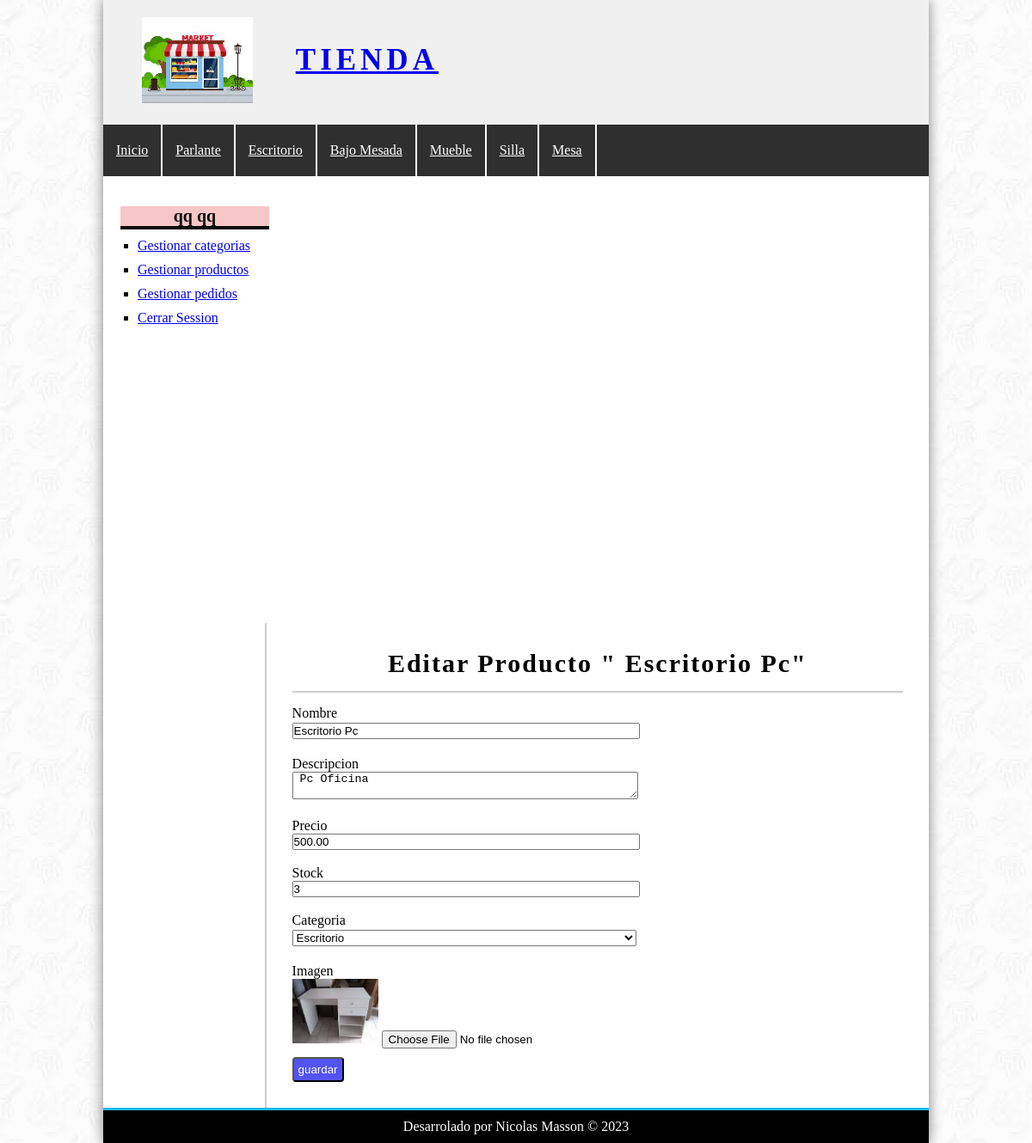
/?controller=producto&accion=editar&id=19 (signed in), run on an earlier commit of the app's database.
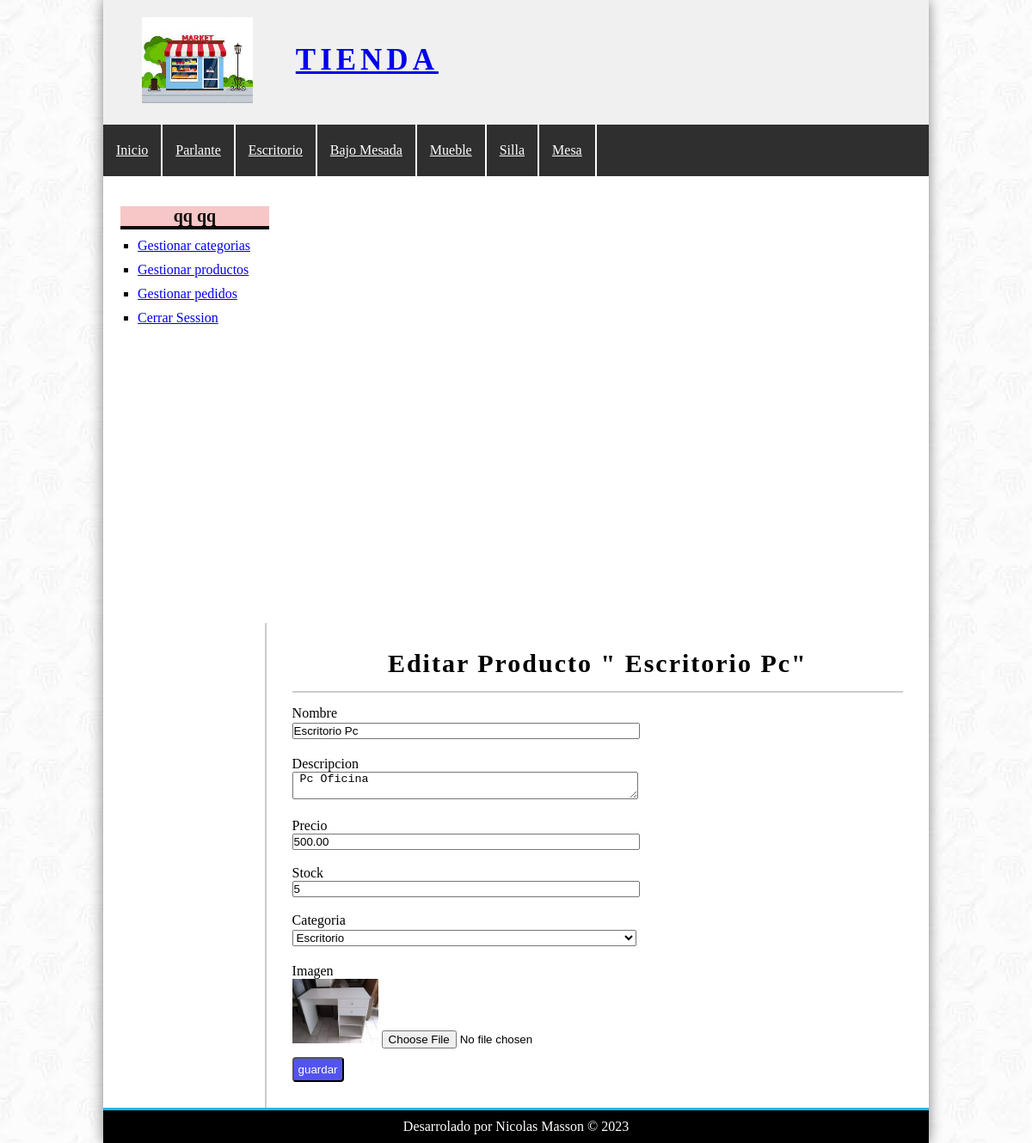
And on a later commit of the database.
### tables this page shows
CREATE TABLE `productos` (
  `id_Producto` int(11) NOT NULL,
  `id_Categoria` int(11) NOT NULL,
  `nombre` varchar(100) NOT NULL,
  `descripcion` text DEFAULT NULL,
  `precio` float(100,2) NOT NULL,
  `stock` int(100) NOT NULL,
  `fecha` date NOT NULL,
  `imagen` varchar(100) NOT NULL
);

CREATE TABLE `categorias` (
  `id_Categoria` int(11) NOT NULL,
  `nombre` varchar(100) NOT NULL
);

### config/bd.php (called while the page is built)
<?php
class Database{
    public static function conectar(){
        $bd=new mysqli('localhost','root','','tienda');
        $bd->query("SET NAMES 'utf8'");
        return $bd;
    }
}
?>

### models/producto.php (called while the page is built, shortened)
<?php
require_once 'config/bd.php';
class Producto
{
	private $id_Producto;
	private $bd;
	public function __construct()
	{
		$this->bd = Database::conectar();
	}
	function getId_Producto()
	{
		return $this->id_Producto;
	}
	function setId_Producto($id_Producto)
	{
		$this->id_Producto = $id_Producto;
	}
	public function getProducto()
	{
		$getProducto = $this->bd->query("SELECT * FROM productos WHERE id_Producto={$this->getId_Producto()}");
		return $getProducto->fetch_object();
	}
}
?>

### helper/utilidades.php (called while the page is built, shortened)
<?php
class utilidades
{
	public static function mostrarCategorias()
	{
		require_once 'models/categoria.php';
		$categoria = new Categoria();
		$categorias = $categoria->getCategorias();
		return $categorias;
	}
}

### models/categoria.php (called while the page is built, shortened)
<?php
require_once 'config/bd.php';
class Categoria
{
	private $bd;
	public function __construct()
	{
		$this->bd = Database::conectar();
	}
	public function getCategorias()
	{
		$getCategorias = $this->bd->query("SELECT * FROM categorias ORDER BY id_Categoria desc");
		return $getCategorias;
	}
}
?>

### views/producto/crear.php (the view, shortened to what this page needs)
<?php if (isset($editarProducto) && isset($traerProducto) && is_object($traerProducto)) { ?>
    <h1>Editar Producto "
        <?= $traerProducto->nombre ?>"
    </h1>
    <?php $URLaccion = base_url . "?controller=producto&accion=guardar&id=" . $traerProducto->id_Producto ?>
<?php } else { ?>
    <h1>Crear Nuevo Producto</h1>
    <?php $URLaccion = base_url . "?controller=producto&accion=guardar" ?>
<?php }
; ?>
<form action="<?= $URLaccion ?>" method="POST" enctype="multipart/form-data">
    <label>Nombre</label>
    <input type="text" name="nombre" style="width: 400px;"
        value="<?= isset($traerProducto) && is_object($traerProducto) ? $traerProducto->nombre : ''; ?>"> </br>
    <label>Descripcion</label> </br>
    <textarea name="descripcion"
        style="width: 400px;"> <?= isset($traerProducto) && is_object($traerProducto) ? $traerProducto->descripcion : ''; ?></textarea>
    <label>Precio</label> </br>
    <input type="number" name="precio" style="width: 400px;"
        value="<?= isset($traerProducto) && is_object($traerProducto) ? $traerProducto->precio : ''; ?>"> </br> </br>
    <label>Stock</label> </br>
    <input type="number" name="stock" style="width: 400px;"
        value="<?= isset($traerProducto) && is_object($traerProducto) ? $traerProducto->stock : ''; ?>"> </br> </br>
    <label>Categoria</label>
    <?php $mostrarCategoria = utilidades::mostrarCategorias(); ?>
    <Select name="categoria" style="width: 400px;">
        <?php while ($cate = $mostrarCategoria->fetch_object()): ?>
            <option value="<?= $cate->id_Categoria ?>" <?= isset($traerProducto) && is_object($traerProducto) && ($cate->id_Categoria == $traerProducto->id_Categoria) ? 'selected' : ''; ?>>
                <?= $cate->nombre ?>
            </option>
        <?php endwhile; ?>
    </Select> </br>
    <label for="imagen">Imagen</label> </br>
    <?php if (isset($traerProducto) && is_object($traerProducto) && !empty($traerProducto->imagen)): ?>
        <img src="<?= base_url ?>uploads/imagenes/<?= $traerProducto->imagen ?>" class="thumb" />
    <?php endif; ?>
    <input type="file" name="imagen"> </br>
    <input type="submit" value="guardar">
</form>

What changed in the data, as far as the page shows it:
changed productos "Escritorio Pc": stock "3" → "5"
